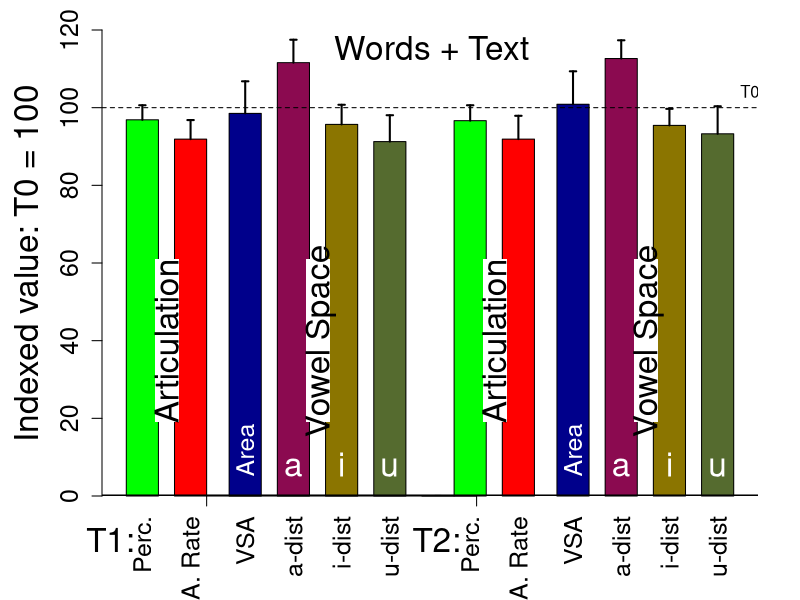
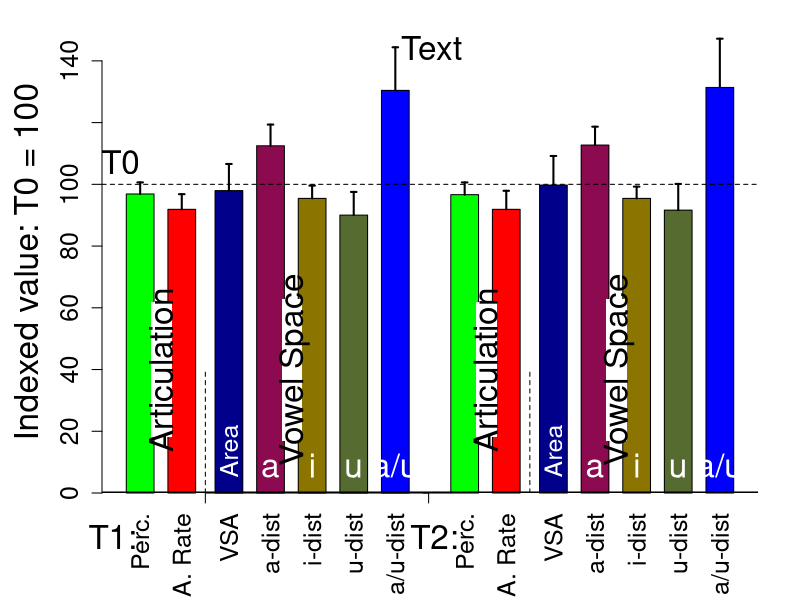
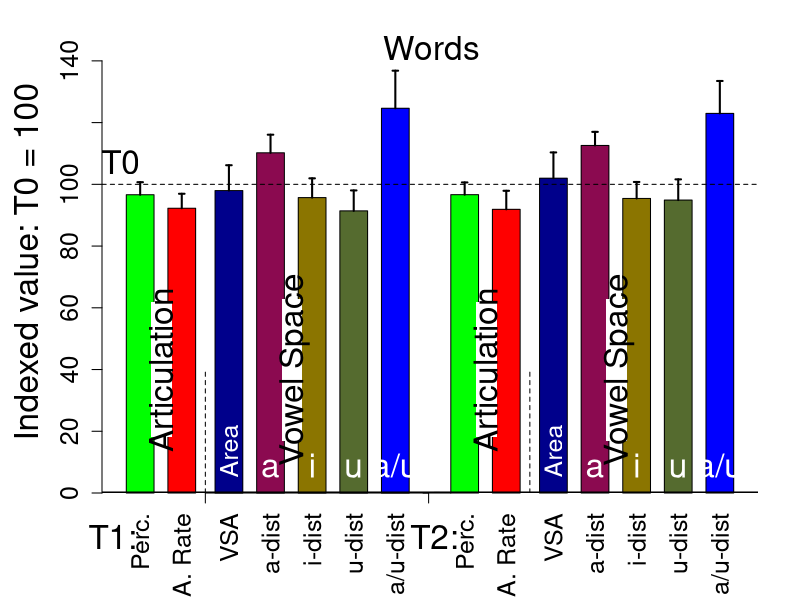

The R script that drew these images, in order:
# R
#
# Copyright: 2017-2018, R.J.J.H. van Son and the Netherlands Cancer Institute
# License: GNU GPL v2 or later
# email: r.v.son@nki.nl
#
#
library("lmtest")
#
# A4 size in Inches
OutputWidth <-  11.692;
OutputHeight <- 7.5;
#
filenameTextWords <- "PerceptualArtRateVSA_hist_TextWords.pdf"
filenameText <- "PerceptualArtRateVSA_hist_Text.pdf"
filenameWords <- "PerceptualArtRateVSA_hist_Words.pdf"


LexpTableIndividual <- read.table("ListeningExp.tsv", header = TRUE, sep = "\t", na.strings = "-");
LexpTableIndividual$T <- factor(LexpTableIndividual$T, ordered=TRUE)
LexpTableIndividual$Speaker <- factor(LexpTableIndividual$Speaker, ordered=FALSE)

PatakaTable <- read.table("Pataka_results.tsv", header = TRUE, sep = "\t", na.strings = "-");

VowelTable <- read.table("Patient_data_Robust.tsv", header = TRUE, sep = "\t", na.strings = "-");
VowelTable$T <- factor(VowelTable$T, ordered=TRUE)
VowelTable$Speaker <- factor(VowelTable$Speaker, ordered=TRUE)

# Normalize scores
LexpTableIndividual$NormRating <- LexpTableIndividual$Rating
for(eval in unique(LexpTableIndividual$Evaluator)){
	LexpTableIndividual[LexpTableIndividual$Evaluator==eval,]$NormRating <- as.vector(scale(LexpTableIndividual[LexpTableIndividual$Evaluator==eval,]$Rating))
}

LexpTable <- aggregate(cbind(Rating, NormRating)~Speaker+T+Sex, data=LexpTableIndividual, mean);
VowelTable <- merge(VowelTable, LexpTable, by=c("Speaker", "T", "Sex"), sort = TRUE, all = TRUE)
VowelTable <- merge(VowelTable, PatakaTable, by = c("Speaker", "T"), suffixes = c("", ".pataka"), sort = TRUE, all=TRUE)


# Convert to T0, T1, T2 table
T0Table <- subset(VowelTable, subset = T == 0)
T1Table <- subset(VowelTable, subset = T == 1)
T2Table <- subset(VowelTable, subset = T == 2)
names(T2Table) <- paste(names(T2Table),".T2", sep="")
names(T2Table)[1] <- "Speaker"
names(T2Table)[2] <- "T"
names(T2Table)[3] <- "Sex"
names(T2Table)[4] <- "Name"
names(T2Table)[5] <- "Task"

TimeTable <- merge(T0Table, T1Table, by = c("Speaker", "Task"), suffixes = c(".T0", ".T1"), sort = TRUE, all = TRUE)
TimeTable <- merge(TimeTable, T2Table, by = c("Speaker", "Task"), sort = TRUE, all = TRUE)

# Indexed values on time T0
TimeTable$IdxNormRating.T1 <- 100 + 12*(TimeTable$NormRating.T1 - TimeTable$NormRating.T0)
TimeTable$IdxNormRating.T2 <- 100 + 12*(TimeTable$NormRating.T2 - TimeTable$NormRating.T0)

TimeTable$Idxart.rate.T1 <- 100 * TimeTable$art.rate.T1 / TimeTable$art.rate.T0
TimeTable$Idxart.rate.T2 <- 100 * TimeTable$art.rate.T2 / TimeTable$art.rate.T0

TimeTable$IdxArea2.T1 <- 100 * TimeTable$Area2.T1 / TimeTable$Area2.T0
TimeTable$IdxArea2.T2 <- 100 * TimeTable$Area2.T2 / TimeTable$Area2.T0

TimeTable$Idx.i.dist.T1 <- 100 * TimeTable$i.dist.T1 / TimeTable$i.dist.T0
TimeTable$Idx.i.dist.T2 <- 100 * TimeTable$i.dist.T2 / TimeTable$i.dist.T0

TimeTable$Idx.a.dist.T1 <- 100 * TimeTable$a.dist.T1 / TimeTable$a.dist.T0
TimeTable$Idx.a.dist.T2 <- 100 * TimeTable$a.dist.T2 / TimeTable$a.dist.T0

TimeTable$Idx.u.dist.T1 <- 100 * TimeTable$u.dist.T1 / TimeTable$u.dist.T0
TimeTable$Idx.u.dist.T2 <- 100 * TimeTable$u.dist.T2 / TimeTable$u.dist.T0


# Mean values and CI 
ci <- function(x) {if(length(x)>3) {t <- t.test(x, na.rm=TRUE); (t$conf.int[[2]]- t$conf.int[[1]])/2} else 0 }

# Plot figure
pdf(filenameTextWords, width=OutputWidth, height=OutputHeight, useDingbats=FALSE);

indexLabels <- c("Perc.", "A. Rate", "VSA", "a-dist", "i-dist", "u-dist")
indexSpace <- c(0, 0.5, 0.7, 0.5, 0.5, 0.5)

combinedTable <- merge(TimeTable[TimeTable$Task=="Words",], TimeTable[TimeTable$Task=="Dapre",], by=c("Speaker", "Sex"))
IndexedValues.T1 <- c(
mean(TimeTable[TimeTable$Task=="Dapre",]$IdxNormRating.T1, na.rm=TRUE),
mean(TimeTable[TimeTable$Task=="Dapre",]$Idxart.rate.T1, na.rm=TRUE),
mean((combinedTable$IdxArea2.T1.x+combinedTable$IdxArea2.T1.y)/2, na.rm=TRUE),
mean((combinedTable$Idx.a.dist.T1.x+combinedTable$Idx.a.dist.T1.y)/2, na.rm=TRUE),
mean((combinedTable$Idx.i.dist.T1.x+combinedTable$Idx.i.dist.T1.y)/2, na.rm=TRUE),
mean((combinedTable$Idx.u.dist.T1.x+combinedTable$Idx.u.dist.T1.y)/2, na.rm=TRUE)
)
IndexedValues.T1.CI <- c(
ci(TimeTable[TimeTable$Task=="Dapre",]$IdxNormRating.T1),
ci(TimeTable[TimeTable$Task=="Dapre",]$Idxart.rate.T1),
ci((combinedTable$IdxArea2.T1.x+combinedTable$IdxArea2.T1.y)/2),
ci((combinedTable$Idx.a.dist.T1.x+combinedTable$Idx.a.dist.T1.y)/2),
ci((combinedTable$Idx.i.dist.T1.x+combinedTable$Idx.i.dist.T1.y)/2),
ci((combinedTable$Idx.u.dist.T1.x+combinedTable$Idx.u.dist.T1.y)/2)
)
IndexedValues.T2 <- c(
mean(TimeTable[TimeTable$Task=="Dapre",]$IdxNormRating.T2, na.rm=TRUE),
mean(TimeTable[TimeTable$Task=="Dapre",]$Idxart.rate.T2, na.rm=TRUE),
mean((combinedTable$IdxArea2.T2.x+combinedTable$IdxArea2.T2.y)/2, na.rm=TRUE),
mean((combinedTable$Idx.a.dist.T2.x+combinedTable$Idx.a.dist.T2.y)/2, na.rm=TRUE),
mean((combinedTable$Idx.i.dist.T2.x+combinedTable$Idx.i.dist.T2.y)/2, na.rm=TRUE),
mean((combinedTable$Idx.u.dist.T2.x+combinedTable$Idx.u.dist.T2.y)/2, na.rm=TRUE)
)
IndexedValues.T2.CI <- c(
ci(TimeTable[TimeTable$Task=="Dapre",]$IdxNormRating.T2),
ci(TimeTable[TimeTable$Task=="Dapre",]$Idxart.rate.T2),
ci((combinedTable$IdxArea2.T2.x+combinedTable$IdxArea2.T2.y)/2),
ci((combinedTable$Idx.a.dist.T2.x+combinedTable$Idx.a.dist.T2.y)/2),
ci((combinedTable$Idx.i.dist.T2.x+combinedTable$Idx.i.dist.T2.y)/2),
ci((combinedTable$Idx.u.dist.T2.x+combinedTable$Idx.u.dist.T2.y)/2)
)

par(mai=c(1.04,1.02,0.3,0.42))
par(family="Helvetica")
colorlist <- c("green1", "red1", "darkblue", "deeppink4", "gold4", "darkolivegreen", "blue", "red", "deeppink", "green")

x <- barplot(c(IndexedValues.T1, 0, IndexedValues.T2), ylim=c(0, 120), ylab="Indexed value: T0 = 100", cex.lab=2, cex.axis=1.5, col=c(colorlist[1:6], "grey", colorlist[1:6]), space=c(indexSpace, 0.5, indexSpace))
abline(h=100, lty=2)
abline(h=0, lty=1, lwd=3)
axis(side=1, labels=c(indexLabels, " ", indexLabels), at=x, cex.axis=1.5, las=3, tick=FALSE)
axis(at=c(2.5, 10.9), tick=TRUE, side=1, labels=FALSE)
mtext("T1:", at=c(-0.5), line=2, side=1, cex=2)
mtext("T2:", at=c(9.65), line=2, side=1, cex=2)

segments(x, c(IndexedValues.T1, 0, IndexedValues.T2), x, c(IndexedValues.T1, 0, IndexedValues.T2)+c(IndexedValues.T1.CI, 0, IndexedValues.T2.CI), lwd=2)
segments(x-0.1, c(IndexedValues.T1, 0, IndexedValues.T2)+c(IndexedValues.T1.CI, 0, IndexedValues.T2.CI), x+0.1, c(IndexedValues.T1, 0, IndexedValues.T2)+c(IndexedValues.T1.CI, 0, IndexedValues.T2.CI), lwd=2)


text(9.5, 120, labels="Words + Text", pos=1, cex=2)
text(x[13]+1, 100, labels="T0", pos=3, cex=1)

rect(((x[1]+x[2])/2 - 0.35), 19, ((x[1]+x[2])/2 + 0.4), 61, col="white", border="white", lty=0)
rect(((x[8]+x[9])/2 - 0.35), 19, ((x[8]+x[9])/2 + 0.4), 61, col="white", border="white", lty=0)
rect(((x[4]+x[5])/2 - 0.35), 19, ((x[4]+x[5])/2 + 0.4), 61, col="white", border="white", lty=0)
rect(((x[11]+x[12])/2 - 0.35), 19, ((x[11]+x[12])/2 + 0.4), 61, col="white", border="white", lty=0)

text((x[1]+x[2])/2, 40, labels="Articulation", adj=c(0.5, 0.5), cex=2, srt=90)
text((x[8]+x[9])/2, 40, labels="Articulation", adj=c(0.5, 0.5), cex=2, srt=90)
text((x[4]+x[5])/2, 40, labels="Vowel Space", adj=c(0.5, 0.5), cex=2, srt=90)
text((x[11]+x[12])/2, 40, labels="Vowel Space", adj=c(0.5, 0.5), cex=2, srt=90)

text(x[3], 5, labels="Area", adj=c(0, 0.5), cex=1.5, srt=90, col="white")
text(x[4], 5, labels="a", adj=c(0.5, 0), cex=2, col="white")
text(x[5], 5, labels="i", adj=c(0.5, 0), cex=2, col="white")
text(x[6], 5, labels="u", adj=c(0.5, 0), cex=2, col="white")
text(x[10], 5, labels="Area", adj=c(0, 0.5), cex=1.5, srt=90, col="white")
text(x[11], 5, labels="a", adj=c(0.5, 0), cex=2, col="white")
text(x[12], 5, labels="i", adj=c(0.5, 0), cex=2, col="white")
text(x[13], 5, labels="u", adj=c(0.5, 0), cex=2, col="white")

dev.off(dev.cur())

# Text Mean values and CI 

# Plot figure
pdf(filenameText, width=OutputWidth, height=OutputHeight, useDingbats=FALSE);

indexLabels <- c("Perc.", "A. Rate", "VSA", "a-dist", "i-dist", "u-dist", "a/u-dist")
indexSpace <- c(0, 0.5, 0.7, 0.5, 0.5, 0.5, 0.5)

combinedTable <- TimeTable[TimeTable$Task=="Dapre",]
IndexedValues.T1 <- c(
mean(TimeTable[TimeTable$Task=="Dapre",]$IdxNormRating.T1, na.rm=TRUE),
mean(TimeTable[TimeTable$Task=="Dapre",]$Idxart.rate.T1, na.rm=TRUE),
mean(combinedTable$IdxArea2.T1, na.rm=TRUE),
mean(combinedTable$Idx.a.dist.T1, na.rm=TRUE),
mean(combinedTable$Idx.i.dist.T1, na.rm=TRUE),
mean(combinedTable$Idx.u.dist.T1, na.rm=TRUE),
mean(100*combinedTable$Idx.a.dist.T1/combinedTable$Idx.u.dist.T1, na.rm=TRUE)
)
IndexedValues.T1.CI <- c(
ci(TimeTable[TimeTable$Task=="Dapre",]$IdxNormRating.T1),
ci(TimeTable[TimeTable$Task=="Dapre",]$Idxart.rate.T1),
ci(combinedTable$IdxArea2.T1),
ci(combinedTable$Idx.a.dist.T1),
ci(combinedTable$Idx.i.dist.T1),
ci(combinedTable$Idx.u.dist.T1),
ci(100*combinedTable$Idx.a.dist.T1/combinedTable$Idx.u.dist.T1)
)
IndexedValues.T2 <- c(
mean(TimeTable[TimeTable$Task=="Dapre",]$IdxNormRating.T2, na.rm=TRUE),
mean(TimeTable[TimeTable$Task=="Dapre",]$Idxart.rate.T2, na.rm=TRUE),
mean(combinedTable$IdxArea2.T2, na.rm=TRUE),
mean(combinedTable$Idx.a.dist.T2, na.rm=TRUE),
mean(combinedTable$Idx.i.dist.T2, na.rm=TRUE),
mean(combinedTable$Idx.u.dist.T2, na.rm=TRUE),
mean(100*combinedTable$Idx.a.dist.T2/combinedTable$Idx.u.dist.T2, na.rm=TRUE)
)
IndexedValues.T2.CI <- c(
ci(TimeTable[TimeTable$Task=="Dapre",]$IdxNormRating.T2),
ci(TimeTable[TimeTable$Task=="Dapre",]$Idxart.rate.T2),
ci(combinedTable$IdxArea2.T2),
ci(combinedTable$Idx.a.dist.T2),
ci(combinedTable$Idx.i.dist.T2),
ci(combinedTable$Idx.u.dist.T2),
ci(100*combinedTable$Idx.a.dist.T2/combinedTable$Idx.u.dist.T2)
)

par(mai=c(1.07,1.02,0.3,0.42))
par(family="Helvetica")
colorlist <- c("green1", "red1", "darkblue", "deeppink4", "gold4", "darkolivegreen", "blue", "red", "deeppink", "green")

x <- barplot(c(IndexedValues.T1, 0, IndexedValues.T2), ylim=c(0, 150), ylab="Indexed value: T0 = 100", cex.lab=2, cex.axis=1.5, col=c(colorlist[1:7], "grey", colorlist[1:7]), space=c(indexSpace, 0.5, indexSpace))
abline(h=100, lty=2)
abline(h=0, lty=1, lwd=3)
axis(side=1, labels=c(indexLabels, " ", indexLabels), at=x, cex.axis=1.5, las=3, tick=FALSE)
axis(at=c(2.85, 10.9), tick=TRUE, side=1, labels=FALSE)
segments(c(2.85, (x[10]+x[11])/2), c(0,0), c(2.85, (x[10]+x[11])/2), c(40,40), lty=2)
mtext("T1:", at=c(-0.5), line=2, side=1, cex=2)
mtext("T2:", at=c(11.1), line=2, side=1, cex=2)

segments(x, c(IndexedValues.T1, 0, IndexedValues.T2), x, c(IndexedValues.T1, 0, IndexedValues.T2)+c(IndexedValues.T1.CI, 0, IndexedValues.T2.CI), lwd=2)
segments(x-0.1, c(IndexedValues.T1, 0, IndexedValues.T2)+c(IndexedValues.T1.CI, 0, IndexedValues.T2.CI), x+0.1, c(IndexedValues.T1, 0, IndexedValues.T2)+c(IndexedValues.T1.CI, 0, IndexedValues.T2.CI), lwd=2)

text(11.0, 150, labels="Text", pos=1, cex=2)
text(-0.2, 100, labels="T0", pos=3, cex=2)

rect(((x[1]+x[2])/2 - 0.35), 18, ((x[1]+x[2])/2 + 0.4), 62, col="white", border="white", lty=0)
rect(((x[9]+x[10])/2 - 0.35), 18, ((x[9]+x[10])/2 + 0.4), 62, col="white", border="white", lty=0)
rect(((x[4]+x[5])/2 - 0.35), 17, ((x[4]+x[5])/2 + 0.4), 63, col="white", border="white", lty=0)
rect(((x[12]+x[13])/2 - 0.35), 17, ((x[12]+x[13])/2 + 0.4), 63, col="white", border="white", lty=0)

text((x[1]+x[2])/2, 40, labels="Articulation", adj=c(0.5, 0.5), cex=2, srt=90)
text((x[9]+x[10])/2, 40, labels="Articulation", adj=c(0.5, 0.5), cex=2, srt=90)
text((x[4]+x[5])/2, 40, labels="Vowel Space", adj=c(0.5, 0.5), cex=2, srt=90)
text((x[12]+x[13])/2, 40, labels="Vowel Space", adj=c(0.5, 0.5), cex=2, srt=90)

text(x[3], 5, labels="Area", adj=c(0, 0.5), cex=1.5, srt=90, col="white")
text(x[4], 5, labels="a", adj=c(0.5, 0), cex=2, col="white")
text(x[5], 5, labels="i", adj=c(0.5, 0), cex=2, col="white")
text(x[6], 5, labels="u", adj=c(0.5, 0), cex=2, col="white")
text(x[7], 5, labels="a/u", adj=c(0.5, 0), cex=2, col="white")
text(x[11], 5, labels="Area", adj=c(0, 0.5), cex=1.5, srt=90, col="white")
text(x[12], 5, labels="a", adj=c(0.5, 0), cex=2, col="white")
text(x[13], 5, labels="i", adj=c(0.5, 0), cex=2, col="white")
text(x[14], 5, labels="u", adj=c(0.5, 0), cex=2, col="white")
text(x[15], 5, labels="a/u", adj=c(0.5, 0), cex=2, col="white")

dev.off(dev.cur())

# Words Mean values and CI 
pdf(filenameWords, width=OutputWidth, height=OutputHeight, useDingbats=FALSE);

indexLabels <- c("Perc.", "A. Rate", "VSA", "a-dist", "i-dist", "u-dist", "a/u-dist")

combinedTable <- TimeTable[TimeTable$Task=="Words",]
IndexedValues.T1 <- c(
mean(TimeTable[TimeTable$Task=="Words",]$IdxNormRating.T1, na.rm=TRUE),
mean(TimeTable[TimeTable$Task=="Words",]$Idxart.rate.T1, na.rm=TRUE),
mean(combinedTable$IdxArea2.T1, na.rm=TRUE),
mean(combinedTable$Idx.a.dist.T1, na.rm=TRUE),
mean(combinedTable$Idx.i.dist.T1, na.rm=TRUE),
mean(combinedTable$Idx.u.dist.T1, na.rm=TRUE),
mean(100*combinedTable$Idx.a.dist.T1/combinedTable$Idx.u.dist.T1, na.rm=TRUE)
)
IndexedValues.T1.CI <- c(
ci(TimeTable[TimeTable$Task=="Words",]$IdxNormRating.T1),
ci(TimeTable[TimeTable$Task=="Words",]$Idxart.rate.T1),
ci(combinedTable$IdxArea2.T1),
ci(combinedTable$Idx.a.dist.T1),
ci(combinedTable$Idx.i.dist.T1),
ci(combinedTable$Idx.u.dist.T1),
ci(100*combinedTable$Idx.a.dist.T1/combinedTable$Idx.u.dist.T1)
)
IndexedValues.T2 <- c(
mean(TimeTable[TimeTable$Task=="Words",]$IdxNormRating.T2, na.rm=TRUE),
mean(TimeTable[TimeTable$Task=="Words",]$Idxart.rate.T2, na.rm=TRUE),
mean(combinedTable$IdxArea2.T2, na.rm=TRUE),
mean(combinedTable$Idx.a.dist.T2, na.rm=TRUE),
mean(combinedTable$Idx.i.dist.T2, na.rm=TRUE),
mean(combinedTable$Idx.u.dist.T2, na.rm=TRUE),
mean(100*combinedTable$Idx.a.dist.T2/combinedTable$Idx.u.dist.T2, na.rm=TRUE)
)
IndexedValues.T2.CI <- c(
ci(TimeTable[TimeTable$Task=="Words",]$IdxNormRating.T2),
ci(TimeTable[TimeTable$Task=="Words",]$Idxart.rate.T2),
ci(combinedTable$IdxArea2.T2),
ci(combinedTable$Idx.a.dist.T2),
ci(combinedTable$Idx.i.dist.T2),
ci(combinedTable$Idx.u.dist.T2),
ci(100*combinedTable$Idx.a.dist.T2/combinedTable$Idx.u.dist.T2)
)

par(mai=c(1.07,1.02,0.3,0.42))
par(family="Helvetica")
colorlist <- c("green1", "red1", "darkblue", "deeppink4", "gold4", "darkolivegreen", "blue", "red", "deeppink", "green")

x <- barplot(c(IndexedValues.T1, 0, IndexedValues.T2), ylim=c(0, 150), ylab="Indexed value: T0 = 100", cex.lab=2, cex.axis=1.5, col=c(colorlist[1:7], "grey", colorlist[1:7]), space=c(indexSpace, 0.5, indexSpace))
abline(h=100, lty=2)
abline(h=0, lty=1, lwd=3)
axis(side=1, labels=c(indexLabels, " ", indexLabels), at=x, cex.axis=1.5, las=3, tick=FALSE)
axis(at=c(2.85, 10.9), tick=TRUE, side=1, labels=FALSE)
segments(c(2.85, (x[10]+x[11])/2), c(0,0), c(2.85, (x[10]+x[11])/2), c(40,40), lty=2)
mtext("T1:", at=c(-0.5), line=2, side=1, cex=2)
mtext("T2:", at=c(11.1), line=2, side=1, cex=2)

segments(x, c(IndexedValues.T1, 0, IndexedValues.T2), x, c(IndexedValues.T1, 0, IndexedValues.T2)+c(IndexedValues.T1.CI, 0, IndexedValues.T2.CI), lwd=2)
segments(x-0.1, c(IndexedValues.T1, 0, IndexedValues.T2)+c(IndexedValues.T1.CI, 0, IndexedValues.T2.CI), x+0.1, c(IndexedValues.T1, 0, IndexedValues.T2)+c(IndexedValues.T1.CI, 0, IndexedValues.T2.CI), lwd=2)

text(11.0, 150, labels="Words", pos=1, cex=2)
text(-0.2, 100, labels="T0", pos=3, cex=2)

rect(((x[1]+x[2])/2 - 0.35), 18, ((x[1]+x[2])/2 + 0.4), 62, col="white", border="white", lty=0)
rect(((x[9]+x[10])/2 - 0.35), 18, ((x[9]+x[10])/2 + 0.4), 62, col="white", border="white", lty=0)
rect(((x[4]+x[5])/2 - 0.35), 17, ((x[4]+x[5])/2 + 0.4), 63, col="white", border="white", lty=0)
rect(((x[12]+x[13])/2 - 0.35), 17, ((x[12]+x[13])/2 + 0.4), 63, col="white", border="white", lty=0)

text((x[1]+x[2])/2, 40, labels="Articulation", adj=c(0.5, 0.5), cex=2, srt=90)
text((x[9]+x[10])/2, 40, labels="Articulation", adj=c(0.5, 0.5), cex=2, srt=90)
text((x[4]+x[5])/2, 40, labels="Vowel Space", adj=c(0.5, 0.5), cex=2, srt=90)
text((x[12]+x[13])/2, 40, labels="Vowel Space", adj=c(0.5, 0.5), cex=2, srt=90)

text(x[3], 5, labels="Area", adj=c(0, 0.5), cex=1.5, srt=90, col="white")
text(x[4], 5, labels="a", adj=c(0.5, 0), cex=2, col="white")
text(x[5], 5, labels="i", adj=c(0.5, 0), cex=2, col="white")
text(x[6], 5, labels="u", adj=c(0.5, 0), cex=2, col="white")
text(x[7], 5, labels="a/u", adj=c(0.5, 0), cex=2, col="white")
text(x[11], 5, labels="Area", adj=c(0, 0.5), cex=1.5, srt=90, col="white")
text(x[12], 5, labels="a", adj=c(0.5, 0), cex=2, col="white")
text(x[13], 5, labels="i", adj=c(0.5, 0), cex=2, col="white")
text(x[14], 5, labels="u", adj=c(0.5, 0), cex=2, col="white")
text(x[15], 5, labels="a/u", adj=c(0.5, 0), cex=2, col="white")

dev.off(dev.cur())


# Statistics

# ArtRate
cat(capture.output(t.test(TimeTable[TimeTable$Task=="Dapre",]$Idxart.rate.T1, mu=100, na.rm=TRUE)), sep = "\n", file = "", append = TRUE)
cat(capture.output(t.test(TimeTable[TimeTable$Task=="Dapre",]$Idxart.rate.T2, mu=100, na.rm=TRUE)), sep = "\n", file = "", append = TRUE)
cat(capture.output(t.test(TimeTable[TimeTable$Task=="Dapre",]$Idxart.rate.T1, TimeTable[TimeTable$Task=="Dapre",]$Idxart.rate.T2, paired=TRUE, na.rm=TRUE)), sep = "\n", file = "", append = TRUE)

# NormRating
cat(capture.output(t.test(TimeTable[TimeTable$Task=="Dapre",]$IdxNormRating.T1, mu=0, na.rm=TRUE)), sep = "\n", file = "", append = TRUE)
cat(capture.output(t.test(TimeTable[TimeTable$Task=="Dapre",]$IdxNormRating.T2, mu=0, na.rm=TRUE)), sep = "\n", file = "", append = TRUE)
cat(capture.output(t.test(TimeTable[TimeTable$Task=="Dapre",]$IdxNormRating.T1, TimeTable[TimeTable$Task=="Dapre",]$IdxNormRating.T2, paired=TRUE, na.rm=TRUE)), sep = "\n", file = "", append = TRUE)

# Dapre
cat(capture.output(t.test(TimeTable[TimeTable$Task=="Dapre",]$IdxArea2.T1, mu=100, na.rm=TRUE)), sep = "\n", file = "", append = TRUE)
cat(capture.output(t.test(TimeTable[TimeTable$Task=="Dapre",]$IdxArea2.T2, mu=100, na.rm=TRUE)), sep = "\n", file = "", append = TRUE)

cat(capture.output(t.test(TimeTable[TimeTable$Task=="Dapre",]$Idx.i.dist.T1, mu=100, na.rm=TRUE)), sep = "\n", file = "", append = TRUE)
cat(capture.output(t.test(TimeTable[TimeTable$Task=="Dapre",]$Idx.i.dist.T2, mu=100, na.rm=TRUE)), sep = "\n", file = "", append = TRUE)

cat(capture.output(t.test(TimeTable[TimeTable$Task=="Dapre",]$Idx.a.dist.T1, mu=100, na.rm=TRUE)), sep = "\n", file = "", append = TRUE)
cat(capture.output(t.test(TimeTable[TimeTable$Task=="Dapre",]$Idx.a.dist.T2, mu=100, na.rm=TRUE)), sep = "\n", file = "", append = TRUE)

cat(capture.output(t.test(TimeTable[TimeTable$Task=="Dapre",]$Idx.u.dist.T1, mu=100, na.rm=TRUE)), sep = "\n", file = "", append = TRUE)
cat(capture.output(t.test(TimeTable[TimeTable$Task=="Dapre",]$Idx.u.dist.T2, mu=100, na.rm=TRUE)), sep = "\n", file = "", append = TRUE)

# Words
cat(capture.output(t.test(TimeTable[TimeTable$Task=="Words",]$IdxArea2.T1, mu=100, na.rm=TRUE)), sep = "\n", file = "", append = TRUE)
cat(capture.output(t.test(TimeTable[TimeTable$Task=="Words",]$IdxArea2.T2, mu=100, na.rm=TRUE)), sep = "\n", file = "", append = TRUE)

cat(capture.output(t.test(TimeTable[TimeTable$Task=="Words",]$Idx.i.dist.T1, mu=100, na.rm=TRUE)), sep = "\n", file = "", append = TRUE)
cat(capture.output(t.test(TimeTable[TimeTable$Task=="Words",]$Idx.i.dist.T2, mu=100, na.rm=TRUE)), sep = "\n", file = "", append = TRUE)

cat(capture.output(t.test(TimeTable[TimeTable$Task=="Words",]$Idx.a.dist.T1, mu=100, na.rm=TRUE)), sep = "\n", file = "", append = TRUE)
cat(capture.output(t.test(TimeTable[TimeTable$Task=="Words",]$Idx.a.dist.T2, mu=100, na.rm=TRUE)), sep = "\n", file = "", append = TRUE)

cat(capture.output(t.test(TimeTable[TimeTable$Task=="Words",]$Idx.u.dist.T1, mu=100, na.rm=TRUE)), sep = "\n", file = "", append = TRUE)
cat(capture.output(t.test(TimeTable[TimeTable$Task=="Words",]$Idx.u.dist.T2, mu=100, na.rm=TRUE)), sep = "\n", file = "", append = TRUE)

# Words+Dapre                                                                            
cat(capture.output(t.test(TimeTable[TimeTable$Task=="Words",]$IdxArea2.T1+TimeTable[TimeTable$Task=="Dapre",]$IdxArea2.T1   , mu=200, na.rm=TRUE)), sep = "\n", file = "", append = TRUE)
cat(capture.output(t.test(TimeTable[TimeTable$Task=="Words",]$IdxArea2.T2+TimeTable[TimeTable$Task=="Dapre",]$IdxArea2.T2    , mu=200, na.rm=TRUE)), sep = "\n", file = "", append = TRUE)
                                                                            
cat(capture.output(t.test(TimeTable[TimeTable$Task=="Words",]$Idx.i.dist.T1+TimeTable[TimeTable$Task=="Dapre",]$Idx.i.dist.T1   , mu=200, na.rm=TRUE)), sep = "\n", file = "", append = TRUE)
cat(capture.output(t.test(TimeTable[TimeTable$Task=="Words",]$Idx.i.dist.T2+TimeTable[TimeTable$Task=="Dapre",]$Idx.i.dist.T2  , mu=200, na.rm=TRUE)), sep = "\n", file = "", append = TRUE)
                                                                            
cat(capture.output(t.test(TimeTable[TimeTable$Task=="Words",]$Idx.a.dist.T1+TimeTable[TimeTable$Task=="Dapre",]$Idx.a.dist.T1  , mu=200, na.rm=TRUE)), sep = "\n", file = "", append = TRUE)
cat(capture.output(t.test(TimeTable[TimeTable$Task=="Words",]$Idx.a.dist.T2+TimeTable[TimeTable$Task=="Dapre",]$Idx.a.dist.T2  , mu=200, na.rm=TRUE)), sep = "\n", file = "", append = TRUE)
                                                                            
cat(capture.output(t.test(TimeTable[TimeTable$Task=="Words",]$Idx.u.dist.T1+TimeTable[TimeTable$Task=="Dapre",]$Idx.u.dist.T1  , mu=200, na.rm=TRUE)), sep = "\n", file = "", append = TRUE)
cat(capture.output(t.test(TimeTable[TimeTable$Task=="Words",]$Idx.u.dist.T2+TimeTable[TimeTable$Task=="Dapre",]$Idx.u.dist.T2   , mu=200, na.rm=TRUE)), sep = "\n", file = "", append = TRUE)
